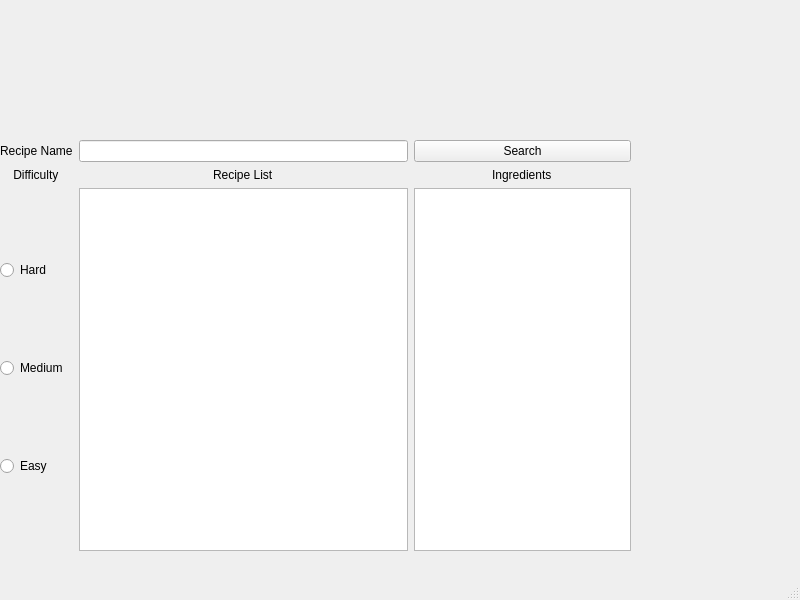
<?xml version="1.0" encoding="UTF-8"?>
<ui version="4.0">
 <class>MainWindow</class>
 <widget class="QMainWindow" name="MainWindow">
  <property name="geometry">
   <rect>
    <x>0</x>
    <y>0</y>
    <width>800</width>
    <height>600</height>
   </rect>
  </property>
  <property name="windowTitle">
   <string>MainWindow</string>
  </property>
  <widget class="QWidget" name="centralwidget">
   <widget class="QWidget" name="verticalLayoutWidget">
    <property name="geometry">
     <rect>
      <x>0</x>
      <y>140</y>
      <width>631</width>
      <height>411</height>
     </rect>
    </property>
    <layout class="QVBoxLayout" name="verticalLayout">
     <item>
      <layout class="QGridLayout" name="gridLayout">
       <item row="2" column="0">
        <layout class="QVBoxLayout" name="verticalLayout_2">
         <item>
          <widget class="QRadioButton" name="radioButton_4">
           <property name="text">
            <string>Hard</string>
           </property>
          </widget>
         </item>
         <item>
          <widget class="QRadioButton" name="radioButton_3">
           <property name="text">
            <string>Medium</string>
           </property>
          </widget>
         </item>
         <item>
          <widget class="QRadioButton" name="radioButton_2">
           <property name="text">
            <string>Easy</string>
           </property>
          </widget>
         </item>
        </layout>
       </item>
       <item row="2" column="1">
        <widget class="QTextBrowser" name="textBrowser"/>
       </item>
       <item row="2" column="2">
        <layout class="QVBoxLayout" name="verticalLayout_3">
         <item>
          <widget class="QTextBrowser" name="textBrowser_2"/>
         </item>
        </layout>
       </item>
       <item row="1" column="1">
        <layout class="QGridLayout" name="gridLayout_2">
         <item row="1" column="0" alignment="Qt::AlignHCenter">
          <widget class="QLabel" name="label_3">
           <property name="text">
            <string>Recipe List</string>
           </property>
          </widget>
         </item>
        </layout>
       </item>
       <item row="1" column="2">
        <layout class="QGridLayout" name="gridLayout_3">
         <item row="0" column="0" alignment="Qt::AlignHCenter">
          <widget class="QLabel" name="label_5">
           <property name="text">
            <string>Ingredients</string>
           </property>
          </widget>
         </item>
        </layout>
       </item>
       <item row="1" column="0">
        <widget class="QLabel" name="label_4">
         <property name="text">
          <string>    Difficulty</string>
         </property>
        </widget>
       </item>
       <item row="0" column="0">
        <widget class="QLabel" name="label">
         <property name="text">
          <string>Recipe Name</string>
         </property>
        </widget>
       </item>
       <item row="0" column="1">
        <widget class="QLineEdit" name="lineEdit">
         <property name="minimumSize">
          <size>
           <width>329</width>
           <height>0</height>
          </size>
         </property>
        </widget>
       </item>
       <item row="0" column="2">
        <widget class="QPushButton" name="searchButton">
         <property name="text">
          <string>Search</string>
         </property>
        </widget>
       </item>
      </layout>
     </item>
    </layout>
   </widget>
  </widget>
  <widget class="QMenuBar" name="menubar">
   <property name="geometry">
    <rect>
     <x>0</x>
     <y>0</y>
     <width>800</width>
     <height>26</height>
    </rect>
   </property>
  </widget>
  <widget class="QStatusBar" name="statusbar"/>
 </widget>
 <resources/>
 <connections/>
</ui>
